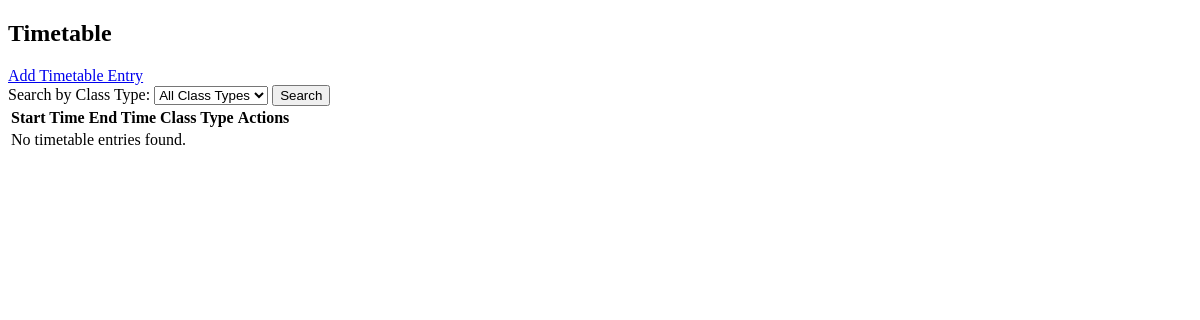
The app's page /src/admin/time/timetable.php, older data.
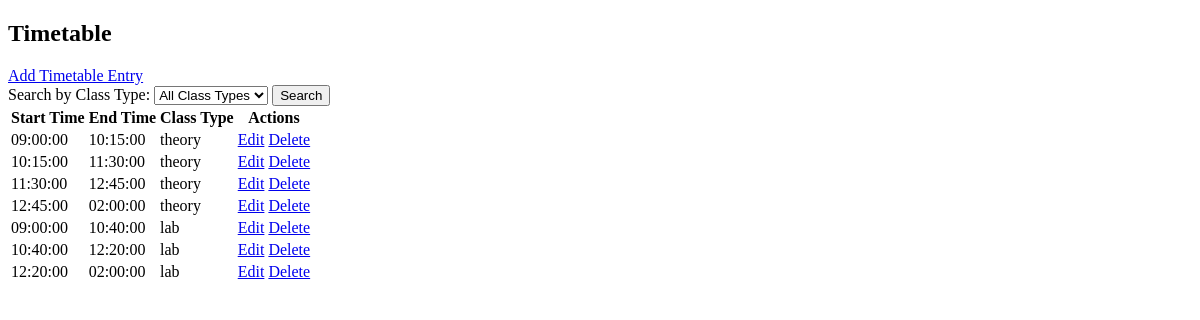
The same page, newer data.
### tables this page shows
CREATE TABLE `timeslot` (
  `timetable_id` int(11) NOT NULL,
  `start_time` time DEFAULT NULL,
  `end_time` time DEFAULT NULL,
  `class_type` varchar(255) DEFAULT NULL
);

### src/admin/time/timetable.php (the view, shortened to what this page needs)
<!DOCTYPE html>
<html>
<head>
</head>
<body>
  <h2>Timetable</h2>
  <a href="../../add/add_timetable.php">Add Timetable Entry</a>
  <form action="" method="get">
    <label for="search_class_type">Search by Class Type:</label>
    <select id="search_class_type" name="search_class_type">
      <option value="">All Class Types</option>
    </select>
    <input type="submit" value="Search">
  </form>
  <table>
    <thead>
      <tr>
        <th>Start Time</th>
        <th>End Time</th>
        <th>Class Type</th>
        <th>Actions</th>
      </tr>
    </thead>
    <tbody>
      <?php
      $servername = "localhost";
      $username = "root";
      $password = "";
      $dbname = "routine";
      $conn = new mysqli($servername, $username, $password, $dbname);
      $sql_timetable = "SELECT * FROM timeslot";
      $result_timetable = $conn->query($sql_timetable);
      if ($result_timetable->num_rows > 0) {
        while ($row = $result_timetable->fetch_assoc()) {
          $timetable_id = $row['timetable_id'];
          $start_time = $row['start_time'];
          $end_time = $row['end_time'];
          $class_type = $row['class_type'];
          echo "<tr>";
          echo "<td>$start_time</td>";
          echo "<td>$end_time</td>";
          echo "<td>$class_type</td>";
          echo "<td>
                            <a href='edit_timetable.php?timetable_id=$timetable_id'>Edit</a>
                            <a href='delete_timetable.php?timetable_id=$timetable_id'>Delete</a>
                          </td>";
          echo "</tr>";
        }
      } else {
        echo "<tr><td colspan='4'>No timetable entries found.</td></tr>";
      }
      ?>
    </tbody>
  </table>
</body>
</html>

Row changes from the older to the newer data that the page shows:
added timeslot: start_time "09:00:00", end_time "10:15:00", class_type "theory"
added timeslot: start_time "10:15:00", end_time "11:30:00", class_type "theory"
added timeslot: start_time "11:30:00", end_time "12:45:00", class_type "theory"
added timeslot: start_time "12:45:00", end_time "02:00:00", class_type "theory"
added timeslot: start_time "09:00:00", end_time "10:40:00", class_type "lab"
added timeslot: start_time "10:40:00", end_time "12:20:00", class_type "lab"
added timeslot: start_time "12:20:00", end_time "02:00:00", class_type "lab"
Text that changed along with them:
text no longer shown: "No timetable entries found."
